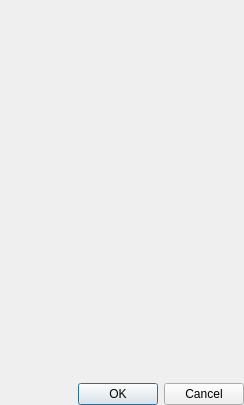
<?xml version="1.0" encoding="UTF-8"?>
<ui version="4.0">
 <comment>*********************************************************************
**
** Copyright (C) 2012 Digia Plc and/or its subsidiary(-ies).
** Contact: http://www.qt-project.org/legal
**
** This file is part of the tools applications of the Qt Toolkit.
**
** $QT_BEGIN_LICENSE:LGPL$
** Commercial License Usage
** Licensees holding valid commercial Qt licenses may use this file in
** accordance with the commercial license agreement provided with the
** Software or, alternatively, in accordance with the terms contained in
** a written agreement between you and Digia.  For licensing terms and
** conditions see http://qt.digia.com/licensing.  For further information
** use the contact form at http://qt.digia.com/contact-us.
**
** GNU Lesser General Public License Usage
** Alternatively, this file may be used under the terms of the GNU Lesser
** General Public License version 2.1 as published by the Free Software
** Foundation and appearing in the file LICENSE.LGPL included in the
** packaging of this file.  Please review the following information to
** ensure the GNU Lesser General Public License version 2.1 requirements
** will be met: http://www.gnu.org/licenses/old-licenses/lgpl-2.1.html.
**
** In addition, as a special exception, Digia gives you certain additional
** rights.  These rights are described in the Digia Qt LGPL Exception
** version 1.1, included in the file LGPL_EXCEPTION.txt in this package.
**
** GNU General Public License Usage
** Alternatively, this file may be used under the terms of the GNU
** General Public License version 3.0 as published by the Free Software
** Foundation and appearing in the file LICENSE.GPL included in the
** packaging of this file.  Please review the following information to
** ensure the GNU General Public License version 3.0 requirements will be
** met: http://www.gnu.org/copyleft/gpl.html.
**
**
** $QT_END_LICENSE$
**
*********************************************************************</comment>
 <class>QtGradientDialog</class>
 <widget class="QDialog" name="QtGradientDialog">
  <property name="geometry">
   <rect>
    <x>0</x>
    <y>0</y>
    <width>244</width>
    <height>405</height>
   </rect>
  </property>
  <property name="windowTitle">
   <string>Edit Gradient</string>
  </property>
  <property name="styleSheet">
   <string notr="true">.Box
{
	background: qlineargradient(spread:pad, x1:0, y1:0, x2:1, y2:1, stop:0.00568182 rgba(191, 255, 253, 255), stop:0.340909 rgba(255, 223, 255, 255), stop:0.693182 rgba(255, 255, 200, 255), stop:1 rgba(255, 255, 255, 255));
}
.Box .View
{
	background: qlineargradient(spread:pad, x1:0, y1:0, x2:1, y2:1, stop:0.00568182 rgba(191, 255, 253, 255), stop:0.340909 rgba(255, 223, 255, 255), stop:0.693182 rgba(255, 255, 200, 255), stop:1 rgba(255, 255, 255, 255));
}</string>
  </property>
  <property name="class" stdset="0">
   <string>Box</string>
  </property>
  <layout class="QVBoxLayout">
   <property name="spacing">
    <number>0</number>
   </property>
   <property name="margin">
    <number>0</number>
   </property>
   <item>
    <widget class="QtGradientEditor" name="gradientEditor">
     <property name="sizePolicy">
      <sizepolicy hsizetype="MinimumExpanding" vsizetype="MinimumExpanding">
       <horstretch>0</horstretch>
       <verstretch>0</verstretch>
      </sizepolicy>
     </property>
     <property name="class" stdset="0">
      <string>View</string>
     </property>
    </widget>
   </item>
   <item>
    <widget class="QDialogButtonBox" name="buttonBox">
     <property name="orientation">
      <enum>Qt::Horizontal</enum>
     </property>
     <property name="standardButtons">
      <set>QDialogButtonBox::Cancel|QDialogButtonBox::Ok</set>
     </property>
    </widget>
   </item>
  </layout>
 </widget>
 <customwidgets>
  <customwidget>
   <class>QtGradientEditor</class>
   <extends>QFrame</extends>
   <header>qtgradienteditor.h</header>
   <container>1</container>
  </customwidget>
 </customwidgets>
 <resources/>
 <connections>
  <connection>
   <sender>buttonBox</sender>
   <signal>accepted()</signal>
   <receiver>QtGradientDialog</receiver>
   <slot>accept()</slot>
   <hints>
    <hint type="sourcelabel">
     <x>72</x>
     <y>224</y>
    </hint>
    <hint type="destinationlabel">
     <x>21</x>
     <y>243</y>
    </hint>
   </hints>
  </connection>
  <connection>
   <sender>buttonBox</sender>
   <signal>rejected()</signal>
   <receiver>QtGradientDialog</receiver>
   <slot>reject()</slot>
   <hints>
    <hint type="sourcelabel">
     <x>168</x>
     <y>233</y>
    </hint>
    <hint type="destinationlabel">
     <x>152</x>
     <y>251</y>
    </hint>
   </hints>
  </connection>
 </connections>
</ui>
